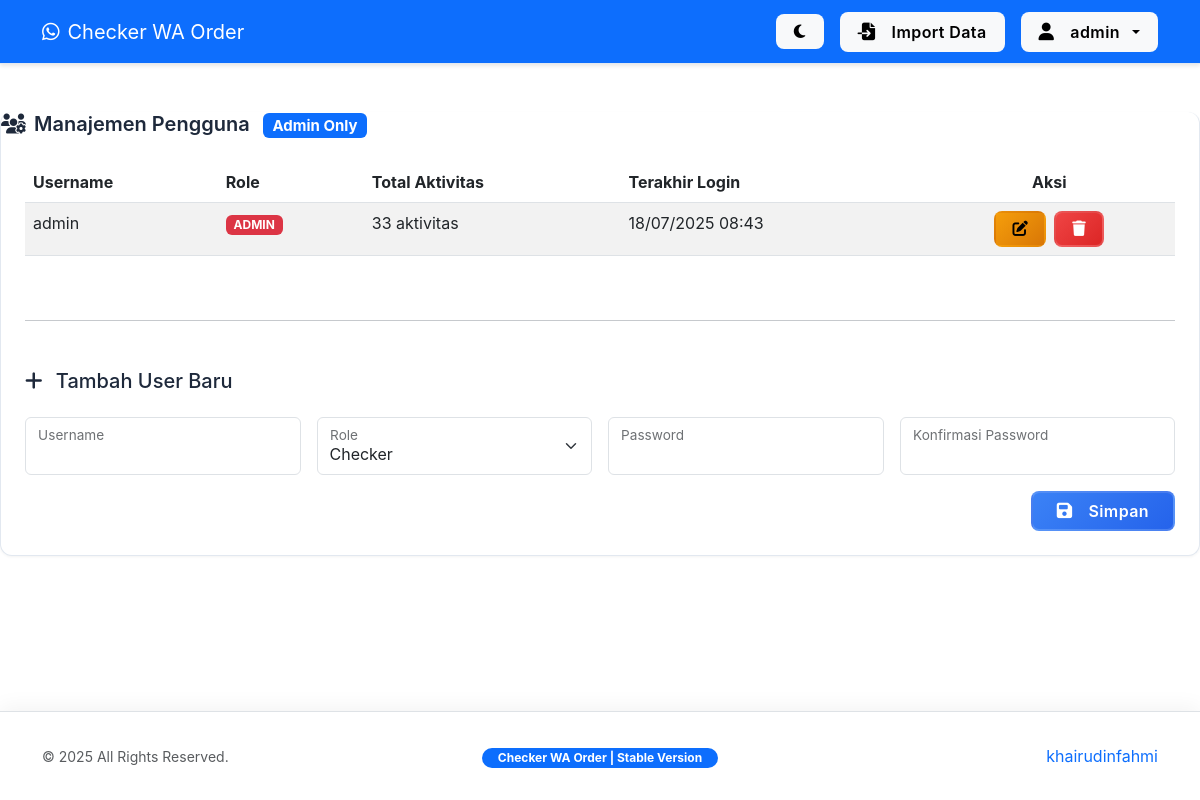
The page /user_management.php (signed in) on the database its author committed.
### tables this page shows
CREATE TABLE `users` (
  `id` int(11) NOT NULL,
  `username` varchar(50) NOT NULL,
  `password` varchar(255) NOT NULL,
  `role` enum('admin','checker') DEFAULT 'checker',
  `last_login` datetime DEFAULT NULL
);

### user_management.php (the view, shortened to what this page needs)
<?php
require 'config.php';
$users_query = "
    SELECT
        u.id,
        u.username,
        u.role,
        u.last_login,
        (SELECT COUNT(*) FROM activity_log WHERE user_id = u.id) AS total_activities
    FROM
        users u
    ORDER BY
        u.role DESC, u.username ASC";
$users = $conn->query($users_query)->fetch_all(MYSQLI_ASSOC);
$edit_user = [];
?>
<!DOCTYPE html>
<html lang="id" data-bs-theme="light">
<head>
    <link href="https://cdn.jsdelivr.net/npm/bootstrap@5.3.0/dist/css/bootstrap.min.css" rel="stylesheet">
    <link rel="stylesheet" href="https://cdnjs.cloudflare.com/ajax/libs/font-awesome/6.4.2/css/all.min.css">
    <link rel="stylesheet" href="style.css">
</head>
<body>
    <?php include 'header.php'; ?>
    <div class="container main-content custom-container">
        <div class="dashboard-card">
            <div class="card-header">
                <h5 class="mb-0 fw-semibold">
                    <i class="fas fa-users-cog me-2"></i>Manajemen Pengguna
                    <span class="badge bg-primary ms-2">Admin Only</span>
                </h5>
            </div>
            <div class="card-body p-4">
                <div class="table-responsive">
                    <table class="table table-striped table-hover user-table">
                        <thead class="bg-primary text-white">
                            <tr>
                                <th>Username</th>
                                <th>Role</th>
                                <th>Total Aktivitas</th>
                                <th>Terakhir Login</th>
                                <th class="text-center">Aksi</th>
                            </tr>
                        </thead>
                        <tbody>
                            <?php foreach ($users as $user): ?>
                            <tr>
                                <td>
                                    <?= htmlspecialchars($user['username']) ?>
                                </td>
                                <td>
                                    <span class="badge role-badge <?= ($user['role'] ?? 'checker') === 'admin' ? 'bg-danger' : 'bg-secondary' ?>">
                                        <?= strtoupper(htmlspecialchars($user['role'] ?? 'checker')) ?>
                                    </span>
                                </td>
                                <td><?= htmlspecialchars($user['total_activities']) ?> aktivitas</td>
                                <td><?= $user['last_login'] ? date('d/m/Y H:i', strtotime($user['last_login'])) : 'Belum pernah' ?></td>
                                <td class="text-center">
                                    <div class="d-flex gap-2 justify-content-center">
                                        <a href="?edit=<?= $user['id'] ?>#form-edit"
                                           class="btn btn-sm btn-warning"
                                           <?= $user['id'] === $_SESSION['user']['id'] ? 'disabled' : '' ?>>
                                            <i class="fas fa-edit"></i>
                                        </a>
                                        <form method="POST" class="delete-user-form d-inline">
                                            <button type="submit"
                                                    class="btn btn-sm btn-danger delete-user-btn"
                                                    <?= $user['id'] === $_SESSION['user']['id'] ? 'disabled' : '' ?>>
                                                <i class="fas fa-trash"></i>
                                            </button>
                                        </form>
                                    </div>
                                </td>
                            </tr>
                            <?php endforeach; ?>
                        </tbody>
                    </table>
                </div>
                <hr class="my-5">
                <h5 class="mb-4" id="form-edit">
                    <i class="fas fa-<?= !empty($edit_user) ? 'edit' : 'plus' ?> me-2"></i>
                    <?= !empty($edit_user) ? 'Edit User: ' . htmlspecialchars($edit_user['username']) : 'Tambah User Baru' ?>
                </h5>
                <form method="POST" class="needs-validation" novalidate>
                    <div class="row g-3">
                        <div class="col-md-6 col-lg-3">
                            <div class="form-floating">
                                <input type="text" class="form-control" id="username" name="username"
                                    value="<?= htmlspecialchars($edit_user['username'] ?? '') ?>" required>
                                <label for="username">Username</label>
                            </div>
                        </div>
                        <div class="col-md-6 col-lg-3">
                            <div class="form-floating">
                                <select class="form-select" id="role" name="role" required>
                                    <option value="checker" <?= ($edit_user['role'] ?? '') === 'checker' ? 'selected' : '' ?>>Checker</option>
                                </select>
                                <label for="role">Role</label>
                            </div>
                        </div>
                        <div class="col-md-6 col-lg-3">
                            <div class="form-floating">
                                <input type="password" class="form-control" id="password" name="password"
                                    <?= empty($edit_user) ? 'required' : '' ?> minlength="6">
                                <label for="password"><?= !empty($edit_user) ? 'Password Baru (opsional)' : 'Password' ?></label>
                            </div>
                        </div>
                        <div class="col-md-6 col-lg-3">
                            <div class="form-floating">
                                <input type="password" class="form-control" id="confirm_password" name="confirm_password"
                                    <?= empty($edit_user) ? 'required' : '' ?> minlength="6">
                                <label for="confirm_password">Konfirmasi Password</label>
                            </div>
                        </div>
                        <div class="col-12 text-end mt-3">
                            <button type="submit" class="btn btn-primary px-4">
                                <i class="fas fa-save me-2"></i>Simpan
                            </button>
                        </div>
                    </div>
                </form>
            </div>
        </div>
    </div>
    <?php include 'footer.php'; ?>
</body>
</html>

### style.css (style rules this page uses)
:root { --primary-dark: #2563eb; --primary: #3b82f6; --secondary: #64748b; --success: #10b981; --danger: #ef4444; --surface: #ffffff; --border: #e2e8f0; --text-primary: #1e293b; }
body { background-color: var(--surface); font-family: 'Inter', sans-serif; color: var(--text-primary); transition: background-color 0.3s ease, color 0.3s ease; display: flex; flex-direction: column; min-height: 100vh; margin: 0; padding: 0; }
.custom-container { max-width: 1300px; margin: 0 auto; padding: 20px; display: flex; flex-direction: column; gap: 0; }
.btn { font-weight: 600; letter-spacing: 0.025em; border-radius: 8px; transition: all 0.25s cubic-bezier(0.4, 0, 0.2, 1); display: inline-flex; align-items: center; justify-content: center; gap: 8px; border: 2px solid transparent; position: relative; overflow: hidden; }
.btn i { font-size: 1.1em; transition: transform 0.2s ease; }
.btn-sm { padding: 0.5rem 1rem; font-size: 0.875rem; }
.btn-primary { background: linear-gradient(135deg, var(--primary) 0%, var(--primary-dark) 100%); border-color: rgba(255, 255, 255, 0.15); }
.btn-danger { background: linear-gradient(135deg, #ef4444 0%, #dc2626 100%); border-color: rgba(255, 255, 255, 0.15); }
.btn-warning { background: linear-gradient(135deg, #f59e0b 0%, #d97706 100%); }
.main-content { padding: calc(64px + 2rem) 0 1.5rem 0; gap: 0; display: flex; flex-direction: column; flex: 1 0 auto; width: 100%; margin-top: 0; border-top: none; }
.dashboard-card { background: var(--surface); border: 1px solid var(--border); border-radius: 12px; box-shadow: 0 1px 3px rgba(0,0,0,0.05); transition: transform 0.2s ease; margin-bottom: 1.5rem; margin-top: 1rem; border-top: none; width: 100%; box-sizing: border-box; }
.table-responsive { width: 100%; }

### rows shown on the page
users: username "admin", role "ADMIN", total_activities "33", last_login "18/07/2025 08:43"

### other values the page prints
$_SESSION['user']['username'] "admin"
